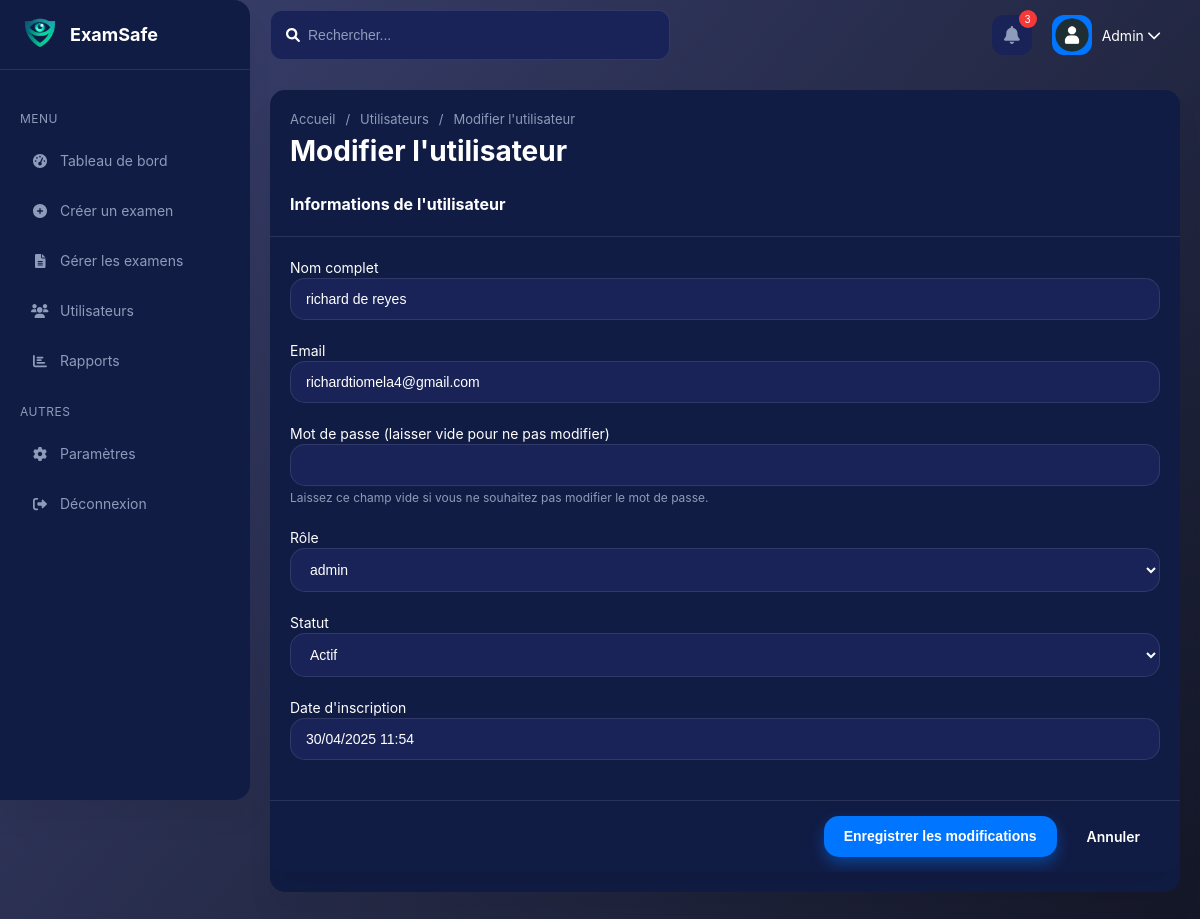
The page /admin/edit-user.php?id=2 on the database its author committed.
### tables this page shows
CREATE TABLE `users` (
  `id` int NOT NULL,
  `username` varchar(50) DEFAULT 'user',
  `password` varchar(255) NOT NULL,
  `email` varchar(100) NOT NULL,
  `first_name` varchar(50) DEFAULT 'user_firstname',
  `last_name` varchar(50) DEFAULT 'user_lastname',
  `role` enum('admin','teacher','student') NOT NULL DEFAULT 'student',
  `role_id` int DEFAULT NULL,
  `status` enum('active','inactive','suspended') NOT NULL DEFAULT 'active',
  `profile_image` varchar(255) DEFAULT NULL,
  `created_at` datetime NOT NULL DEFAULT CURRENT_TIMESTAMP,
  `updated_at` datetime DEFAULT NULL ON UPDATE CURRENT_TIMESTAMP,
  `last_login` datetime DEFAULT NULL,
  `full_name` text NOT NULL,
  `teacher_id` int DEFAULT NULL,
  `created_by` int DEFAULT NULL,
  `updated_by` text,
  `phone` double DEFAULT NULL,
  `bio` text
);

CREATE TABLE `roles` (
  `id` int NOT NULL,
  `role_name` varchar(50) NOT NULL,
  `description` text,
  `permissions` text,
  `created_at` datetime NOT NULL DEFAULT CURRENT_TIMESTAMP,
  `updated_at` datetime DEFAULT NULL ON UPDATE CURRENT_TIMESTAMP
);

### admin/edit-user.php (the view, shortened to what this page needs)
<?php
require_once '../includes/auth.php';
$user_id = $_GET['id'];
$stmt = $conn->prepare("SELECT * FROM users WHERE id = ?");
$stmt->bind_param("i", $user_id);
$stmt->execute();
$result = $stmt->get_result();
$user = $result->fetch_assoc();
$roles_result = $conn->query("SELECT * FROM roles ORDER BY id");
include 'includes/header.php';
?>
<div class="card mb-20">
    <div class="content-header">
        <div class="container-fluid">
        <div class="row mb-2" style="margin-left: 20px;margin-top: 20px;">
<div class="page-path">
    <a href="index.php">Accueil</a>
    <span class="separator">/</span>
    <a href="users.php">Utilisateurs</a>
    <span class="separator">/</span>
    <span class="breadcrumb-item active">Modifier l'utilisateur</span>
</div>
<div class="col-sm-6">
    <h1 class="m-0">Modifier l'utilisateur</h1>
</div>
</div>
        </div>
    </div>
    <section class="content">
        <div class="container-fluid">
            <div class="row">
                <div class="col-md-12">
                    <div class="card card-primary">
                        <div class="card-header">
                            <h3 class="card-title">Informations de l'utilisateur</h3>
                        </div>
                        <form method="post" action="">
                            <div class="card-body">
                                <div class="row">
                                    <div class="col-md-6">
                                        <div class="form-group">
                                            <label for="full_name">Nom complet</label>
                                            <input type="text" class="form-control" id="full_name" name="full_name" value="<?php echo htmlspecialchars($user['full_name']); ?>" required>
                                        </div>
                                        <div class="form-group">
                                            <label for="email">Email</label>
                                            <input type="email" class="form-control" id="email" name="email" value="<?php echo htmlspecialchars($user['email']); ?>" required>
                                        </div>
                                        <div class="form-group">
                                            <label for="password">Mot de passe (laisser vide pour ne pas modifier)</label>
                                            <input type="password" class="form-control" id="password" name="password">
                                            <small class="form-text text-muted">Laissez ce champ vide si vous ne souhaitez pas modifier le mot de passe.</small>
                                        </div>
                                    </div>
                                    <div class="col-md-6">
                                        <div class="form-group">
                                            <label for="role_id">Rôle</label>
                                            <select class="form-control" id="role_id" name="role_id" required>
                                                <?php while ($role = $roles_result->fetch_assoc()): ?>
                                                    <option value="<?php echo $role['id']; ?>" <?php echo ($role['id'] == $user['role_id']) ? 'selected' : ''; ?>>
                                                        <?php echo htmlspecialchars($role['role_name']); ?>
                                                    </option>
                                                <?php endwhile; ?>
                                            </select>
                                        </div>
                                        <div class="form-group">
                                            <label for="status">Statut</label>
                                            <select class="form-control" id="status" name="status" required>
                                                <option value="1" <?php echo ($user['status'] == 1) ? 'selected' : ''; ?>>Actif</option>
                                            </select>
                                        </div>
                                        <div class="form-group">
                                            <label>Date d'inscription</label>
                                            <input type="text" class="form-control" value="<?php echo date('d/m/Y H:i', strtotime($user['created_at'])); ?>" disabled>
                                        </div>
                                    </div>
                                </div>
                            </div>
                            <div class="card-footer">
                                <button type="submit" class="btn btn-primary">Enregistrer les modifications</button>
                                <a href="users.php" class="btn btn-default">Annuler</a>
                            </div>
                        </form>
                    </div>
                </div>
            </div>
        </div>
    </section>
</div>
<?php
include 'includes/footer.php';
?>

### assets/css/admin.css (style rules this page uses)
:root { --primary-color: #0075ff; --primary-hover: #0061d5; --secondary-color: #344767; --background-dark: #0f1535; --background-card: #111c44; --background-card-light: #1a2357; --text-color: #ffffff; --text-muted: #8f9bba; --success-color: #01b574; --danger-color: #f53939; --warning-color: #ffb547; --info-color: #0075ff; --border-color: #2d3867; --sidebar-width: 250px; --header-height: 70px; --border-radius: 15px; --card-shadow: 0 20px 27px 0 rgba(0, 0, 0, 0.05); --transition: all 0.3s ease; }
* { margin: 0; padding: 0; box-sizing: border-box; }
body { font-family: "Plus Jakarta Display", -apple-system, BlinkMacSystemFont, "Segoe UI", Roboto, Oxygen, Ubuntu, Cantarell, "Open Sans", "Helvetica Neue", sans-serif; background-color: var(--background-dark); background-image: linear-gradient(310deg, #141727 0%, #3a416f 100%); color: var(--text-color); line-height: 1.5; font-size: 14px; min-height: 100vh; }
a { text-decoration: none; color: inherit; }
.page-path { display: flex; align-items: center; gap: 5px; color: var(--text-muted); font-size: 13px; }
.page-path a { color: var(--text-muted); transition: var(--transition); }
.page-path .separator { margin: 0 5px; }
.card { background-color: var(--background-card); border-radius: var(--border-radius); box-shadow: var(--card-shadow); margin-bottom: 20px; overflow: hidden; }
.card-header { padding: 20px; border-bottom: 1px solid rgba(255, 255, 255, 0.1); display: flex; justify-content: space-between; align-items: center; }
.card-title { font-size: 16px; font-weight: 700; color: var(--text-color); }
.card-body { padding: 20px; }
.card-footer { padding: 15px 20px; border-top: 1px solid rgba(255, 255, 255, 0.1); display: flex; justify-content: flex-end; gap: 10px; }
.form-group { margin-bottom: 20px; }
.form-control { width: 100%; padding: 12px 15px; border: 1px solid rgba(255, 255, 255, 0.1); border-radius: 15px; background-color: var(--background-card-light); color: var(--text-color); font-size: 14px; transition: border-color 0.15s ease-in-out; }
.form-control::placeholder { color: var(--text-muted); }
.form-text { margin-top: 5px; font-size: 12px; color: var(--text-muted); }
.btn { display: inline-flex; align-items: center; justify-content: center; padding: 10px 20px; font-size: 14px; font-weight: 600; border-radius: 15px; border: none; cursor: pointer; transition: all 0.3s ease; }
.btn-primary { background-color: var(--primary-color); color: white; box-shadow: 0 7px 14px rgba(0, 117, 255, 0.4); }
.mb-20 { margin-bottom: 20px; }
.text-muted { color: var(--text-muted); }

### rows shown on the page
users: full_name "richard de reyes", email "richardtiomela4@gmail.com", role_id "admin", created_at "30/04/2025 11:54"
